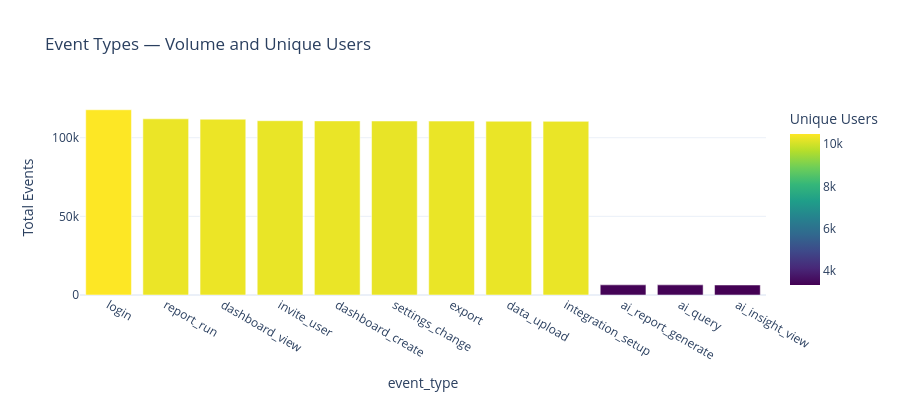

Source (notebook cell):
### Code cell
# ── Event types breakdown ──
events = q("""
    SELECT event_type, COUNT(*) as cnt,
           COUNT(DISTINCT user_id) as unique_users
    FROM v_usage_events_clean
    GROUP BY event_type ORDER BY cnt DESC
""")

fig = px.bar(events, x="event_type", y="cnt", color="unique_users",
             color_continuous_scale="Viridis",
             title="Event Types — Volume and Unique Users",
             labels={"cnt": "Total Events", "unique_users": "Unique Users"})
fig.update_layout(height=400, width=900)
fig.show()

### Figure 1 — Plotly figure (JSON) as saved in the notebook; plotly's stock layout.template omitted (floating-point values rounded to 4 significant figures)
{"data": [{"hovertemplate": "event_type=%{x}<br>Total Events=%{y}<br>Unique Users=%{marker.color}<extra></extra>", "legendgroup": "", "marker": {"color": [10480, 10281, 10289, 10261, 10265, 10244, 10265, 10275, 10266, 3365, 3369, 3324], "coloraxis": "coloraxis", "pattern": {"shape": ""}}, "name": "", "orientation": "v", "showlegend": false, "textposition": "auto", "type": "bar", "x": ["login", "report_run", "dashboard_view", "invite_user", "dashboard_create", "settings_change", "export", "data_upload", "integration_setup", "ai_report_generate", "ai_query", "ai_insight_view"], "xaxis": "x", "y": [117785, 112015, 111766, 110817, 110705, 110640, 110574, 110492, 110398, 6456, 6449, 6358], "yaxis": "y"}], "layout": {"barmode": "relative", "coloraxis": {"colorbar": {"title": {"text": "Unique Users"}}, "colorscale": [[0, "#440154"], [0.1111, "#482878"], [0.2222, "#3e4989"], [0.3333, "#31688e"], [0.4444, "#26828e"], [0.5556, "#1f9e89"], [0.6667, "#35b779"], [0.7778, "#6ece58"], [0.8889, "#b5de2b"], [1, "#fde725"]]}, "height": 400, "legend": {"tracegroupgap": 0}, "title": {"text": "Event Types — Volume and Unique Users"}, "width": 900, "xaxis": {"anchor": "y", "domain": [0, 1], "title": {"text": "event_type"}}, "yaxis": {"anchor": "x", "domain": [0, 1], "title": {"text": "Total Events"}}}}
